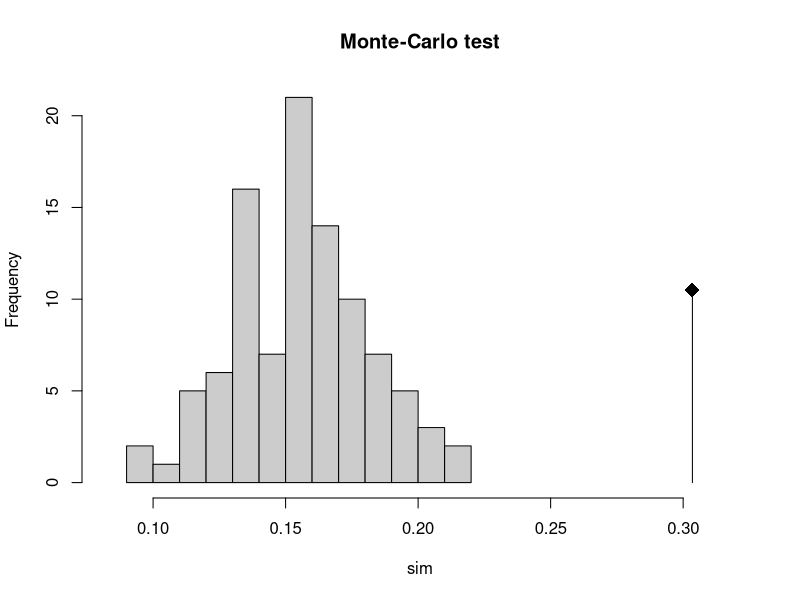

Write R code to recreate this figure.
library(ade4)


### Name: rtest.discrimin
### Title: Monte-Carlo Test on a Discriminant Analysis (in R).
### Aliases: rtest.discrimin
### Keywords: multivariate nonparametric

### ** Examples

data(meaudret)
pca1 <- dudi.pca(meaudret$env, scan = FALSE, nf = 3)
rand1 <- rtest(discrimin(pca1, meaudret$design$season, scan = FALSE), 99)
rand1
#Monte-Carlo test
#Observation: 0.3035 
#Call: as.rtest(sim = sim, obs = obs)
#Based on 999 replicates
#Simulated p-value: 0.001 
plot(rand1, main = "Monte-Carlo test")
summary.manova(manova(as.matrix(meaudret$env)~meaudret$design$season), "Pillai")
#                         Df Pillai approx F num Df den Df  Pr(>F)    
# meaudret$design$season  3   2.73    11.30     27     30 1.6e-09 ***
# Residuals         16                                          
# ---
# Signif. codes:  0 `***' 0.001 `**' 0.01 `*' 0.05 `.' 0.1 ` ' 1 
# 2.731/9 = 0.3034
